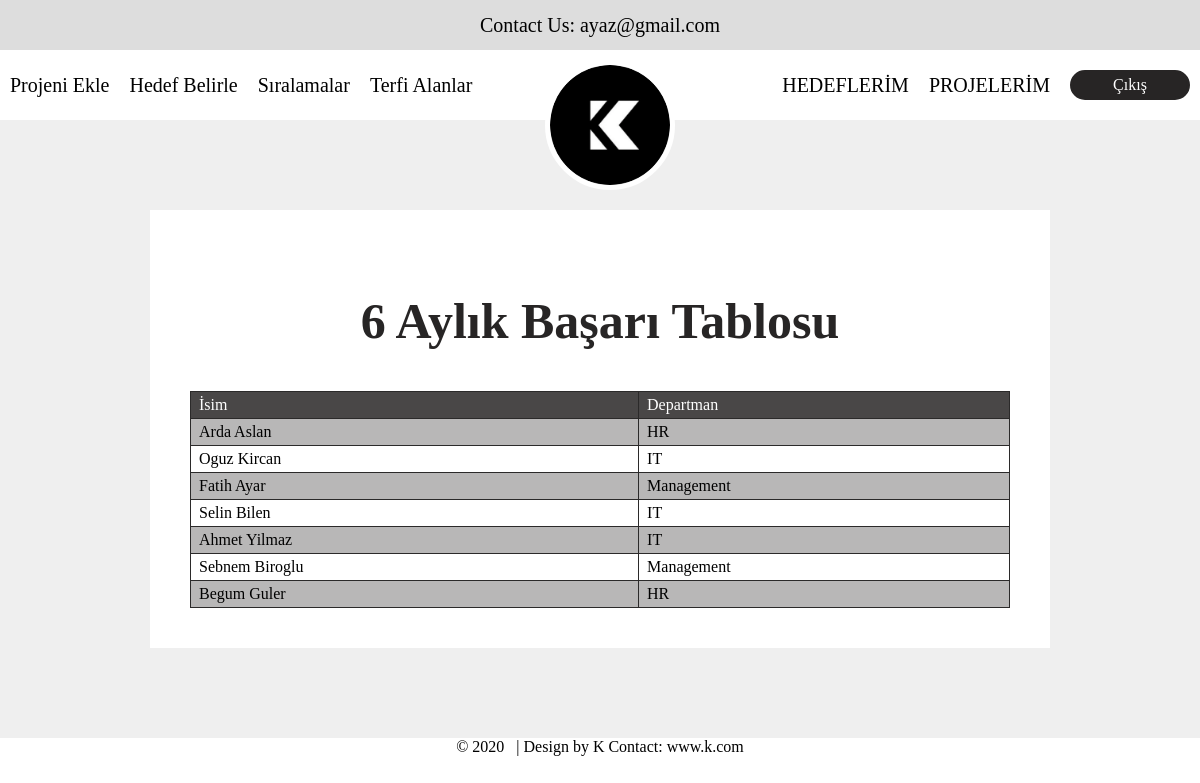
The app's page /terfi_2.php with its own data.
### tables this page shows
CREATE TABLE `terfi_2` (
  `isim` varchar(255) NOT NULL,
  `departman` varchar(255) NOT NULL
);

### terfi_2.php (the view, shortened to what this page needs)
<?php
    include_once 'config.php';
?>
<!DOCTYPE html>
<html>
<head>
</head>
<body>
<header>
    <a class="header-item">
        Contact Us: ayaz@gmail.com
    </a>
      <div class = "navbar">
        <img id="logo" src = "logo.png"  alt="Logo">
          <div class = "navigate">
           <a class="nav-item" href="proje_ekle.php">Projeni Ekle</a>
          <div class = "navigate">
              <div class="dropdown nav-item" >
              <a class="dropbtn">Hedef Belirle</a>
            </div>
              <a class="nav-item" href="sıralama.php">Sıralamalar</a>
            <div class="dropdown nav-item" >
              <a class="dropbtn">Terfi Alanlar</a>
            </div>
          </div>
        </div>
        <div class = "navigate">
             <a class="nav-item" href="hedeflerim.php">HEDEFLERİM</a>
            <a class="nav-item" href="index.php">PROJELERİM</a>
          <a class="buttonstyle" href="signup.php" >Çıkış</a>
        </div>
    </div>
  </header>
    <main style= "padding:90px 0px">
<form id= "main-wrapper" >
    <h2>6 Aylık Başarı Tablosu</h2>
            <table>
            <tr>
                <td><a style="color:white">İsim</a></td>
        		<td><a style="color:white">Departman</a></td>
    		</tr>
    <?php
        $sql = "SELECT * FROM terfi_2";
        $result = mysqli_query($conn, $sql);
        $resultCheck = mysqli_num_rows($result);
        if ($resultCheck > 0){
            while($row=mysqli_fetch_assoc($result)){
        ?>
        <tr>
           <td><?php echo $row['isim']; ?></td>
            <td><?php echo $row['departman']; ?></td>
        </tr>
     <?php
            }
        }
    ?>
    </table>
        </form>
    </main>
</body>
<footer class="seperator">
&copy; 2020 &nbsp; <span class="seperator" > |
        </span>
        Design by K Contact:<a href > www.k.com</a>
	</footer>
</html>

### CSS.css (style rules this page uses)
body { padding: 0; margin: 0; }
* { box-sizing: border-box; }
a { color: black; }
header { display: flex; flex-direction: column; width: 100%; z-index: 500; position: relative; height: auto; }
.header-item { display: flex; justify-content: center; align-items: center; height: 50px; padding: 0px 10px; font-size: 20px; background: rgba(239,239,239,1); }
.navbar { background-color: white; display: flex; flex-direction: row; justify-content: space-between; position: relative; height: 70px; }
.nav-item { margin: auto 10px; font-size: 20px; cursor: pointer; }
.dropbtn { color: black; font-size: 20px; border: none; }
.dropdown { position: relative; display: inline-block; }
.navigate { display: flex; flex-direction: row; }
.buttonstyle { border: 3px #272525 solid; display: flex; justify-content: center; align-items: center; height: 30px; width: 120px; border-radius: 15px; margin: auto 10px; cursor: pointer; }
.buttonstyle:nth-child(3) { background: #272525; color: white; }
#logo { position: absolute; width: 130px; height: 130px; left: calc(50% - 55px); top: 10px; border: 5px solid white; border-radius: 50%; }
main { background: rgba(239,239,239,1); padding: 50px; display: flex; justify-content: center; }
#main-wrapper { background: white; max-width: 900px; width: 100%; padding: 40px; display: flex; flex-direction: column; justify-content: center; }
body { margin: 0; padding: 0; }
h2 { text-justify: auto; text-align: center; font-size: 50px; color:#272525; }
table { border-collapse: collapse; }
table td { border: 1px solid #2B2A2A; padding: 4px 8px; }
table tr:nth-child(1) td { background-color: #494747; color: white; }
table tr:nth-child(even) td { background-color: #B8B7B7; }
.seperator { text-align: center; }

### terfi_2.php (style rules this page uses)
A { text-decoration: none; }

### records on screen
terfi_2: isim "Arda Aslan", departman "HR"
terfi_2: isim "Oguz Kircan", departman "IT"
terfi_2: isim "Fatih Ayar", departman "Management"
terfi_2: isim "Selin Bilen", departman "IT"
terfi_2: isim "Ahmet Yilmaz", departman "IT"
terfi_2: isim "Sebnem Biroglu", departman "Management"
terfi_2: isim "Begum Guler", departman "HR"
